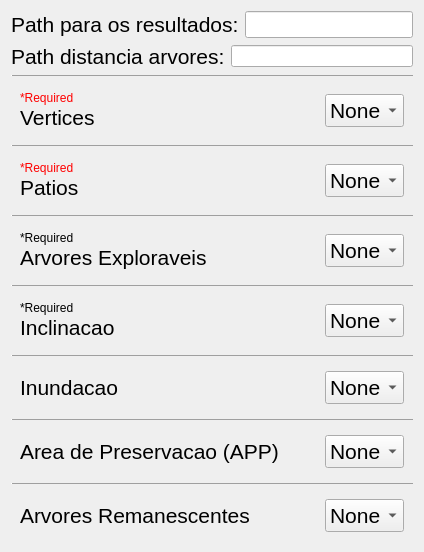
             <widget class="QWidget" name="shapeFilesPage">
              <layout class="QVBoxLayout" name="verticalLayout_5">
               <item>
                <layout class="QHBoxLayout" name="horizontalLayout_20">
                 <item>
                  <widget class="QLabel" name="label_6">
                   <property name="font">
                    <font>
                     <family>Arial</family>
                     <pointsize>16</pointsize>
                     <weight>50</weight>
                     <bold>false</bold>
                    </font>
                   </property>
                   <property name="text">
                    <string>Path para os resultados:</string>
                   </property>
                  </widget>
                 </item>
                 <item>
                  <widget class="QLineEdit" name="resultPath">
                   <property name="font">
                    <font>
                     <family>Arial</family>
                     <pointsize>12</pointsize>
                    </font>
                   </property>
                  </widget>
                 </item>
                </layout>
               </item>
               <item>
                <layout class="QHBoxLayout" name="horizontalLayout_22">
                 <item>
                  <widget class="QLabel" name="label_7">
                   <property name="font">
                    <font>
                     <pointsize>16</pointsize>
                    </font>
                   </property>
                   <property name="text">
                    <string>Path distancia arvores:</string>
                   </property>
                  </widget>
                 </item>
                 <item>
                  <widget class="QLineEdit" name="distArvoresPath"/>
                 </item>
                </layout>
               </item>
               <item>
                <widget class="QFrame" name="divisor0">
                 <property name="sizePolicy">
                  <sizepolicy hsizetype="Preferred" vsizetype="Fixed">
                   <horstretch>0</horstretch>
                   <verstretch>0</verstretch>
                  </sizepolicy>
                 </property>
                 <property name="minimumSize">
                  <size>
                   <width>0</width>
                   <height>1</height>
                  </size>
                 </property>
                 <property name="maximumSize">
                  <size>
                   <width>16777215</width>
                   <height>1</height>
                  </size>
                 </property>
                 <property name="frameShape">
                  <enum>QFrame::Box</enum>
                 </property>
                 <property name="frameShadow">
                  <enum>QFrame::Raised</enum>
                 </property>
                 <property name="lineWidth">
                  <number>2</number>
                 </property>
                </widget>
               </item>
               <item>
                <widget class="QFrame" name="vertices">
                 <property name="sizePolicy">
                  <sizepolicy hsizetype="Preferred" vsizetype="Preferred">
                   <horstretch>0</horstretch>
                   <verstretch>0</verstretch>
                  </sizepolicy>
                 </property>
                 <property name="frameShape">
                  <enum>QFrame::NoFrame</enum>
                 </property>
                 <property name="frameShadow">
                  <enum>QFrame::Raised</enum>
                 </property>
                 <layout class="QHBoxLayout" name="horizontalLayout_7">
                  <item>
                   <layout class="QVBoxLayout" name="verticalLayout_3">
                    <property name="spacing">
                     <number>0</number>
                    </property>
                    <item>
                     <widget class="QLabel" name="label">
                      <property name="styleSheet">
                       <string notr="true">QLabel {
    color: red;
}</string>
                      </property>
                      <property name="text">
                       <string>*Required</string>
                      </property>
                     </widget>
                    </item>
                    <item>
                     <widget class="QLabel" name="label_vertices">
                      <property name="sizePolicy">
                       <sizepolicy hsizetype="Maximum" vsizetype="Minimum">
                        <horstretch>0</horstretch>
                        <verstretch>0</verstretch>
                       </sizepolicy>
                      </property>
                      <property name="font">
                       <font>
                        <family>Arial</family>
                        <pointsize>16</pointsize>
                       </font>
                      </property>
                      <property name="contextMenuPolicy">
                       <enum>Qt::DefaultContextMenu</enum>
                      </property>
                      <property name="text">
                       <string>Vertices</string>
                      </property>
                     </widget>
                    </item>
                   </layout>
                  </item>
                  <item>
                   <spacer name="horizontalSpacer_9">
                    <property name="orientation">
                     <enum>Qt::Horizontal</enum>
                    </property>
                    <property name="sizeHint" stdset="0">
                     <size>
                      <width>40</width>
                      <height>20</height>
                     </size>
                    </property>
                   </spacer>
                  </item>
                  <item>
                   <widget class="QComboBox" name="cmb_vertices">
                    <property name="font">
                     <font>
                      <family>Arial</family>
                      <pointsize>16</pointsize>
                     </font>
                    </property>
                    <item>
                     <property name="text">
                      <string>None</string>
                     </property>
                    </item>
                   </widget>
                  </item>
                 </layout>
                </widget>
               </item>
               <item>
                <widget class="QFrame" name="divisor">
                 <property name="sizePolicy">
                  <sizepolicy hsizetype="Preferred" vsizetype="Fixed">
                   <horstretch>0</horstretch>
                   <verstretch>0</verstretch>
                  </sizepolicy>
                 </property>
                 <property name="minimumSize">
                  <size>
                   <width>0</width>
                   <height>1</height>
                  </size>
                 </property>
                 <property name="maximumSize">
                  <size>
                   <width>16777215</width>
                   <height>1</height>
                  </size>
                 </property>
                 <property name="frameShape">
                  <enum>QFrame::Box</enum>
                 </property>
                 <property name="frameShadow">
                  <enum>QFrame::Raised</enum>
                 </property>
                 <property name="lineWidth">
                  <number>2</number>
                 </property>
                </widget>
               </item>
               <item>
                <widget class="QFrame" name="patios">
                 <property name="sizePolicy">
                  <sizepolicy hsizetype="Preferred" vsizetype="Minimum">
                   <horstretch>0</horstretch>
                   <verstretch>0</verstretch>
                  </sizepolicy>
                 </property>
                 <property name="frameShape">
                  <enum>QFrame::NoFrame</enum>
                 </property>
                 <property name="frameShadow">
                  <enum>QFrame::Raised</enum>
                 </property>
                 <layout class="QHBoxLayout" name="horizontalLayout_5">
                  <item>
                   <layout class="QVBoxLayout" name="verticalLayout_11">
                    <property name="spacing">
                     <number>0</number>
                    </property>
                    <item>
                     <widget class="QLabel" name="label_2">
                      <property name="styleSheet">
                       <string notr="true">QLabel{
	color: red;
}</string>
                      </property>
                      <property name="text">
                       <string>*Required</string>
                      </property>
                     </widget>
                    </item>
                    <item>
                     <widget class="QLabel" name="label_patios">
                      <property name="sizePolicy">
                       <sizepolicy hsizetype="Maximum" vsizetype="Preferred">
                        <horstretch>0</horstretch>
                        <verstretch>0</verstretch>
                       </sizepolicy>
                      </property>
                      <property name="font">
                       <font>
                        <family>Arial</family>
                        <pointsize>16</pointsize>
                       </font>
                      </property>
                      <property name="text">
                       <string>Patios</string>
                      </property>
                     </widget>
                    </item>
                   </layout>
                  </item>
                  <item>
                   <spacer name="horizontalSpacer_12">
                    <property name="orientation">
                     <enum>Qt::Horizontal</enum>
                    </property>
                    <property name="sizeHint" stdset="0">
                     <size>
                      <width>40</width>
                      <height>20</height>
                     </size>
                    </property>
                   </spacer>
                  </item>
                  <item>
                   <widget class="QComboBox" name="cmb_patios">
                    <property name="font">
                     <font>
                      <family>Arial</family>
                      <pointsize>16</pointsize>
                     </font>
                    </property>
                    <item>
                     <property name="text">
                      <string>None</string>
                     </property>
                    </item>
                   </widget>
                  </item>
                 </layout>
                </widget>
               </item>
               <item>
                <widget class="QFrame" name="divisor2">
                 <property name="sizePolicy">
                  <sizepolicy hsizetype="Preferred" vsizetype="Fixed">
                   <horstretch>0</horstretch>
                   <verstretch>0</verstretch>
                  </sizepolicy>
                 </property>
                 <property name="minimumSize">
                  <size>
                   <width>0</width>
                   <height>1</height>
                  </size>
                 </property>
                 <property name="maximumSize">
                  <size>
                   <width>16777215</width>
                   <height>1</height>
                  </size>
                 </property>
                 <property name="frameShape">
                  <enum>QFrame::Box</enum>
                 </property>
                 <property name="frameShadow">
                  <enum>QFrame::Raised</enum>
                 </property>
                 <property name="lineWidth">
                  <number>2</number>
                 </property>
                </widget>
               </item>
               <item>
                <widget class="QFrame" name="arvoresExploraveis">
                 <property name="sizePolicy">
                  <sizepolicy hsizetype="Preferred" vsizetype="Preferred">
                   <horstretch>0</horstretch>
                   <verstretch>0</verstretch>
                  </sizepolicy>
                 </property>
                 <property name="frameShape">
                  <enum>QFrame::NoFrame</enum>
                 </property>
                 <property name="frameShadow">
                  <enum>QFrame::Raised</enum>
                 </property>
                 <layout class="QHBoxLayout" name="horizontalLayout_6">
                  <item>
                   <layout class="QVBoxLayout" name="verticalLayout_13">
                    <property name="spacing">
                     <number>0</number>
                    </property>
                    <item>
                     <widget class="QLabel" name="label_4">
                      <property name="styleSheet">
                       <string notr="true">QLabel{color: red};</string>
                      </property>
                      <property name="text">
                       <string>*Required</string>
                      </property>
                     </widget>
                    </item>
                    <item>
                     <widget class="QLabel" name="label_arvExp">
                      <property name="sizePolicy">
                       <sizepolicy hsizetype="Maximum" vsizetype="Preferred">
                        <horstretch>0</horstretch>
                        <verstretch>0</verstretch>
                       </sizepolicy>
                      </property>
                      <property name="font">
                       <font>
                        <family>Arial</family>
                        <pointsize>16</pointsize>
                       </font>
                      </property>
                      <property name="text">
                       <string>Arvores Exploraveis</string>
                      </property>
                     </widget>
                    </item>
                   </layout>
                  </item>
                  <item>
                   <spacer name="horizontalSpacer_13">
                    <property name="orientation">
                     <enum>Qt::Horizontal</enum>
                    </property>
                    <property name="sizeHint" stdset="0">
                     <size>
                      <width>40</width>
                      <height>20</height>
                     </size>
                    </property>
                   </spacer>
                  </item>
                  <item>
                   <widget class="QComboBox" name="cmb_arvExp">
                    <property name="font">
                     <font>
                      <family>Arial</family>
                      <pointsize>16</pointsize>
                     </font>
                    </property>
                    <item>
                     <property name="text">
                      <string>None</string>
                     </property>
                    </item>
                   </widget>
                  </item>
                 </layout>
                </widget>
               </item>
               <item>
                <widget class="QFrame" name="divisor3">
                 <property name="sizePolicy">
                  <sizepolicy hsizetype="Preferred" vsizetype="Fixed">
                   <horstretch>0</horstretch>
                   <verstretch>0</verstretch>
                  </sizepolicy>
                 </property>
                 <property name="minimumSize">
                  <size>
                   <width>0</width>
                   <height>1</height>
                  </size>
                 </property>
                 <property name="maximumSize">
                  <size>
                   <width>16777215</width>
                   <height>1</height>
                  </size>
                 </property>
                 <property name="frameShape">
                  <enum>QFrame::Box</enum>
                 </property>
                 <property name="frameShadow">
                  <enum>QFrame::Raised</enum>
                 </property>
                 <property name="lineWidth">
                  <number>2</number>
                 </property>
                </widget>
               </item>
               <item>
                <widget class="QFrame" name="inclinacao">
                 <property name="sizePolicy">
                  <sizepolicy hsizetype="Preferred" vsizetype="Preferred">
                   <horstretch>0</horstretch>
                   <verstretch>0</verstretch>
                  </sizepolicy>
                 </property>
                 <property name="frameShape">
                  <enum>QFrame::NoFrame</enum>
                 </property>
                 <property name="frameShadow">
                  <enum>QFrame::Raised</enum>
                 </property>
                 <layout class="QHBoxLayout" name="horizontalLayout_10">
                  <item>
                   <layout class="QVBoxLayout" name="verticalLayout_15">
                    <property name="spacing">
                     <number>0</number>
                    </property>
                    <item>
                     <widget class="QLabel" name="label_5">
                      <property name="styleSheet">
                       <string notr="true">QLabel{color: red};</string>
                      </property>
                      <property name="text">
                       <string>*Required</string>
                      </property>
                     </widget>
                    </item>
                    <item>
                     <widget class="QLabel" name="label_inclinacao">
                      <property name="sizePolicy">
                       <sizepolicy hsizetype="Maximum" vsizetype="Preferred">
                        <horstretch>0</horstretch>
                        <verstretch>0</verstretch>
                       </sizepolicy>
                      </property>
                      <property name="font">
                       <font>
                        <family>Arial</family>
                        <pointsize>16</pointsize>
                       </font>
                      </property>
                      <property name="text">
                       <string>Inclinacao</string>
                      </property>
                     </widget>
                    </item>
                   </layout>
                  </item>
                  <item>
                   <spacer name="horizontalSpacer_16">
                    <property name="orientation">
                     <enum>Qt::Horizontal</enum>
                    </property>
                    <property name="sizeHint" stdset="0">
                     <size>
                      <width>40</width>
                      <height>20</height>
                     </size>
                    </property>
                   </spacer>
                  </item>
                  <item>
                   <widget class="QComboBox" name="cmb_inclinacao">
                    <property name="font">
                     <font>
                      <family>Arial</family>
                      <pointsize>16</pointsize>
                     </font>
                    </property>
                    <item>
                     <property name="text">
                      <string>None</string>
                     </property>
                    </item>
                   </widget>
                  </item>
                 </layout>
                </widget>
               </item>
               <item>
                <widget class="QFrame" name="divisor4">
                 <property name="sizePolicy">
                  <sizepolicy hsizetype="Minimum" vsizetype="Fixed">
                   <horstretch>0</horstretch>
                   <verstretch>0</verstretch>
                  </sizepolicy>
                 </property>
                 <property name="minimumSize">
                  <size>
                   <width>0</width>
                   <height>1</height>
                  </size>
                 </property>
                 <property name="maximumSize">
                  <size>
                   <width>16777215</width>
                   <height>1</height>
                  </size>
                 </property>
                 <property name="frameShape">
                  <enum>QFrame::Box</enum>
                 </property>
                 <property name="frameShadow">
                  <enum>QFrame::Raised</enum>
                 </property>
                 <property name="lineWidth">
                  <number>2</number>
                 </property>
                </widget>
               </item>
               <item>
                <widget class="QFrame" name="inundacao">
                 <property name="sizePolicy">
                  <sizepolicy hsizetype="Preferred" vsizetype="Minimum">
                   <horstretch>0</horstretch>
                   <verstretch>0</verstretch>
                  </sizepolicy>
                 </property>
                 <property name="frameShape">
                  <enum>QFrame::NoFrame</enum>
                 </property>
                 <property name="frameShadow">
                  <enum>QFrame::Raised</enum>
                 </property>
                 <layout class="QHBoxLayout" name="horizontalLayout_8">
                  <item>
                   <widget class="QLabel" name="label_inundacao">
                    <property name="sizePolicy">
                     <sizepolicy hsizetype="Maximum" vsizetype="Minimum">
                      <horstretch>0</horstretch>
                      <verstretch>0</verstretch>
                     </sizepolicy>
                    </property>
                    <property name="font">
                     <font>
                      <family>Arial</family>
                      <pointsize>16</pointsize>
                     </font>
                    </property>
                    <property name="text">
                     <string>Inundacao</string>
                    </property>
                   </widget>
                  </item>
                  <item>
                   <spacer name="horizontalSpacer_14">
                    <property name="orientation">
                     <enum>Qt::Horizontal</enum>
                    </property>
                    <property name="sizeHint" stdset="0">
                     <size>
                      <width>40</width>
                      <height>20</height>
                     </size>
                    </property>
                   </spacer>
                  </item>
                  <item>
                   <widget class="QComboBox" name="cmb_inundacao">
                    <property name="font">
                     <font>
                      <family>Arial</family>
                      <pointsize>16</pointsize>
                     </font>
                    </property>
                    <item>
                     <property name="text">
                      <string>None</string>
                     </property>
                    </item>
                   </widget>
                  </item>
                 </layout>
                </widget>
               </item>
               <item>
                <widget class="QFrame" name="divisor5">
                 <property name="sizePolicy">
                  <sizepolicy hsizetype="Preferred" vsizetype="Fixed">
                   <horstretch>0</horstretch>
                   <verstretch>0</verstretch>
                  </sizepolicy>
                 </property>
                 <property name="minimumSize">
                  <size>
                   <width>0</width>
                   <height>1</height>
                  </size>
                 </property>
                 <property name="maximumSize">
                  <size>
                   <width>16777215</width>
                   <height>1</height>
                  </size>
                 </property>
                 <property name="frameShape">
                  <enum>QFrame::Box</enum>
                 </property>
                 <property name="frameShadow">
                  <enum>QFrame::Raised</enum>
                 </property>
                 <property name="lineWidth">
                  <number>2</number>
                 </property>
                </widget>
               </item>
               <item>
                <widget class="QFrame" name="app">
                 <property name="sizePolicy">
                  <sizepolicy hsizetype="Preferred" vsizetype="Preferred">
                   <horstretch>0</horstretch>
                   <verstretch>0</verstretch>
                  </sizepolicy>
                 </property>
                 <property name="frameShape">
                  <enum>QFrame::NoFrame</enum>
                 </property>
                 <property name="frameShadow">
                  <enum>QFrame::Raised</enum>
                 </property>
                 <layout class="QHBoxLayout" name="horizontalLayout_9">
                  <item>
                   <widget class="QLabel" name="label_app">
                    <property name="sizePolicy">
                     <sizepolicy hsizetype="Maximum" vsizetype="Minimum">
                      <horstretch>0</horstretch>
                      <verstretch>0</verstretch>
                     </sizepolicy>
                    </property>
                    <property name="font">
                     <font>
                      <family>Arial</family>
                      <pointsize>16</pointsize>
                     </font>
                    </property>
                    <property name="text">
                     <string>Area de Preservacao (APP)</string>
                    </property>
                   </widget>
                  </item>
                  <item>
                   <spacer name="horizontalSpacer_15">
                    <property name="orientation">
                     <enum>Qt::Horizontal</enum>
                    </property>
                    <property name="sizeHint" stdset="0">
                     <size>
                      <width>40</width>
                      <height>20</height>
                     </size>
                    </property>
                   </spacer>
                  </item>
                  <item>
                   <widget class="QComboBox" name="cmb_app">
                    <property name="font">
                     <font>
                      <family>Arial</family>
                      <pointsize>16</pointsize>
                     </font>
                    </property>
                    <item>
                     <property name="text">
                      <string>None</string>
                     </property>
                    </item>
                   </widget>
                  </item>
                 </layout>
                </widget>
               </item>
               <item>
                <widget class="QFrame" name="divisor6">
                 <property name="sizePolicy">
                  <sizepolicy hsizetype="Preferred" vsizetype="Fixed">
                   <horstretch>0</horstretch>
                   <verstretch>0</verstretch>
                  </sizepolicy>
                 </property>
                 <property name="minimumSize">
                  <size>
                   <width>0</width>
                   <height>1</height>
                  </size>
                 </property>
                 <property name="maximumSize">
                  <size>
                   <width>16777215</width>
                   <height>1</height>
                  </size>
                 </property>
                 <property name="frameShape">
                  <enum>QFrame::Box</enum>
                 </property>
                 <property name="frameShadow">
                  <enum>QFrame::Raised</enum>
                 </property>
                 <property name="lineWidth">
                  <number>2</number>
                 </property>
                </widget>
               </item>
               <item>
                <widget class="QFrame" name="ArvoresRemanescentes">
                 <property name="sizePolicy">
                  <sizepolicy hsizetype="Preferred" vsizetype="Preferred">
                   <horstretch>0</horstretch>
                   <verstretch>0</verstretch>
                  </sizepolicy>
                 </property>
                 <property name="frameShape">
                  <enum>QFrame::NoFrame</enum>
                 </property>
                 <property name="frameShadow">
                  <enum>QFrame::Raised</enum>
                 </property>
                 <layout class="QHBoxLayout" name="horizontalLayout_21">
                  <item>
                   <widget class="QLabel" name="label_arvoresRemanescentes">
                    <property name="enabled">
                     <bool>true</bool>
                    </property>
                    <property name="sizePolicy">
                     <sizepolicy hsizetype="Maximum" vsizetype="Preferred">
                      <horstretch>0</horstretch>
                      <verstretch>0</verstretch>
                     </sizepolicy>
                    </property>
                    <property name="font">
                     <font>
                      <family>Arial</family>
                      <pointsize>16</pointsize>
                     </font>
                    </property>
                    <property name="text">
                     <string>Arvores Remanescentes</string>
                    </property>
                   </widget>
                  </item>
                  <item>
                   <spacer name="horizontalSpacer_17">
                    <property name="orientation">
                     <enum>Qt::Horizontal</enum>
                    </property>
                    <property name="sizeType">
                     <enum>QSizePolicy::Expanding</enum>
                    </property>
                    <property name="sizeHint" stdset="0">
                     <size>
                      <width>40</width>
                      <height>20</height>
                     </size>
                    </property>
                   </spacer>
                  </item>
                  <item>
                   <widget class="QComboBox" name="cmb_arvoresRemanescentes">
                    <property name="sizePolicy">
                     <sizepolicy hsizetype="Maximum" vsizetype="Maximum">
                      <horstretch>0</horstretch>
                      <verstretch>0</verstretch>
                     </sizepolicy>
                    </property>
                    <property name="font">
                     <font>
                      <family>Arial</family>
                      <pointsize>16</pointsize>
                     </font>
                    </property>
                    <property name="editable">
                     <bool>false</bool>
                    </property>
                    <item>
                     <property name="text">
                      <string>None</string>
                     </property>
                    </item>
                   </widget>
                  </item>
                 </layout>
                </widget>
               </item>
              </layout>
             </widget>
